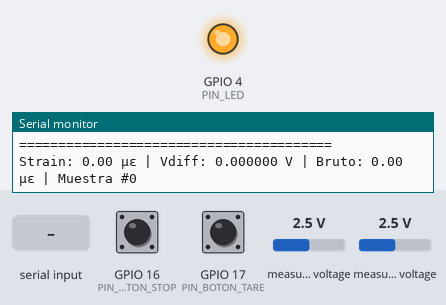
A sketch run on a simulated ESP32. Shown: output pins drawn as LEDs (lit = HIGH), the last lines printed to the serial monitor. The test bench sets the inputs (shaded band); at power-on: GPIO 16 (PIN_BOTON_STOP) HIGH, GPIO 17 (PIN_BOTON_TARE) HIGH, measured voltage 2.5 V. The local clock reads 2024-03-15 10:24:30 at power-on unless the sketch sets it; storage starts empty.

Above: at 1.2 s.
1.3 s: GPIO 16 (PIN_BOTON_STOP) pulled LOW for 0.15 s
At 2.7 s:
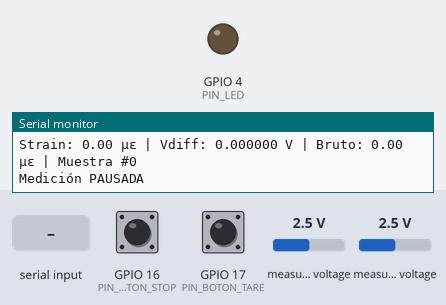
6.0 s: "s" received over Serial
At 6.8 s:
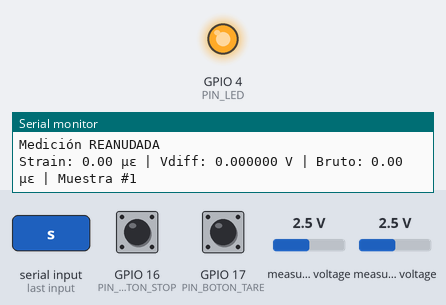
7.5 s: "S" received over Serial
At 7.9 s:
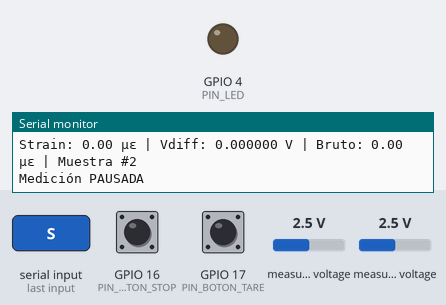
9.0 s: GPIO 16 (PIN_BOTON_STOP) pulled LOW for 1 s
At 9.7 s:
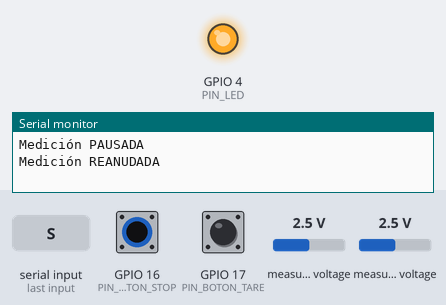
Timing chart, 0 to 12.0 s (numbered marks = the images above; inputs shaded):
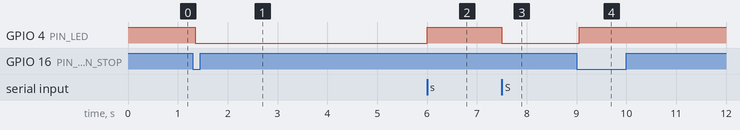

Measured:
- after the input at 1.3 s, GPIO 4 (PIN_LED): HIGH → LOW after 0.05 s
- after the input at 6.0 s, GPIO 4 (PIN_LED): LOW → HIGH at once
- after the input at 7.5 s, GPIO 4 (PIN_LED): HIGH → LOW at once
- after the input at 9.0 s, GPIO 4 (PIN_LED): LOW → HIGH after 0.05 s

The sketch:

InaFinal.ino
```cpp
// Código para conexión de un ESP32 con un adc, reloj en tiempo real y módulo de memoria
// para generar una lectura de una galga extensiométrica

// Estructura base generada por GeminiAI
// Código de lectura y guardado de microSD tomado de Wemos:
// https://github.com/wemos/D1_mini_Examples/blob/master/examples/04.Shields/Micro_SD_Shield/Datalogger/Datalogger.ino
// Correción de Errores con Deepseek.AI

#include <Wire.h>
#include <Adafruit_ADS1X15.h>
#include <RtcDS1302.h>
#include <SD.h>
#include <SPI.h>

// ================= CONFIG RTC DS1302 =================
#define DS1302_RST_PIN 14
#define DS1302_DAT_PIN 12
#define DS1302_CLK_PIN 13

// descomentar siguiente linea para configurar el reloj con fecha actual
// #define CONFIGURAR_RTC_PRIMERA_VEZ

ThreeWire myWire(DS1302_DAT_PIN, DS1302_CLK_PIN, DS1302_RST_PIN);
RtcDS1302<ThreeWire> Rtc(myWire);

// ================= CONFIG SD CARD =================
#define SD_CS 5
#define SD_SCK 18
#define SD_MISO 19
#define SD_MOSI 22
File dataFile;
String LOG_FILENAME = "/datos.csv";  // Cambiado a String para nombres dinámicos

// ================= CONFIG STRAIN =================
Adafruit_ADS1115 ads;

const float FACTOR_CAL = 433.46f;
const float V_EXC = 5.0f;

const uint8_t PIN_BOTON_STOP = 16;
const uint8_t PIN_BOTON_TARE = 17;
const uint8_t PIN_LED = 4;

bool isMeasuring = true;
bool needsTare = true;
float offsetStrain = 0.0f;

const unsigned long DEBOUNCE_MS = 50;
const unsigned long SAMPLE_INTERVAL_MS = 1000;
unsigned long lastSampleTime = 0;
unsigned long sampleCount = 0;

unsigned long lastDebounceTime = 0;
int lastButtonReading = HIGH;
unsigned long lastDebounceTimeTARE = 0;
int lastButtonReadingTARE = HIGH;

bool sd_ready = false;

// ================= PROTOTIPOS DE FUNCIONES =================
void imprimirHoraActual();
void toggleMedicion();
void realizarTare();
float medirStrain();
float medirVoltaje();
void mostrarEnSerial(float comp, float bruto, float vdiff);
void guardarEnSD(float comp, float vdiff);
void handleButtonDebounce();
void handleButtonTare();
void checkSerialCommands();
String generarNombreArchivoUnico();

void setup() {
  Serial.begin(115200);

  // Configuración de pines
  pinMode(PIN_BOTON_STOP, INPUT_PULLUP);
  pinMode(PIN_BOTON_TARE, INPUT_PULLUP);
  pinMode(PIN_LED, OUTPUT);
  digitalWrite(PIN_LED, isMeasuring ? HIGH : LOW);

  // ==== Inicialización SD Card ====
  Serial.println("Inicializando SD...");

  // Configurar SPI con los pines específicos
  SPI.begin(SD_SCK, SD_MISO, SD_MOSI, SD_CS);

  if (!SD.begin(SD_CS)) {
    Serial.println("Error al inicializar SD. No se guardarán datos.");
    sd_ready = false;
  } else {
    Serial.println("SD detectada!");
    sd_ready = true;

    // Generar un nombre de archivo único
    LOG_FILENAME = generarNombreArchivoUnico();

    if (LOG_FILENAME == "") {
      Serial.println("No se pudo crear un nombre de archivo único.");
      sd_ready = false;
    } else {
      Serial.print("Archivo de datos: ");
      Serial.println(LOG_FILENAME);

      // Crear archivo CSV con encabezados
      dataFile = SD.open(LOG_FILENAME.c_str(), FILE_WRITE);
      if (dataFile) {
        dataFile.println("TIMESTAMP,RECORD,Strain,Vstrain");
        dataFile.close();
        Serial.println("Archivo CSV creado con encabezados.");
      } else {
        Serial.println("Error al crear archivo CSV.");
        sd_ready = false;
      }
    }
  }

  // ==== I2C y ADS1115 ====

  Wire.begin(21, 23);
  if (!ads.begin(0x48)) {
    Serial.println("Error inicializando ADS1115");
    while (1) delay(1000);
  }
  ads.setGain(GAIN_SIXTEEN);
  Serial.println("ADS1115 listo");

  // ==== DS1302 RTC ====
  Serial.println("Inicializando RTC DS1302...");
  Rtc.Begin();

  if (!Rtc.IsDateTimeValid()) {
    Serial.println("RTC: Hora NO válida o pila agotada.");
    if (Rtc.GetIsWriteProtected()) {
      Serial.println("RTC: Deshabilitando protección de escritura.");
      Rtc.SetIsWriteProtected(false);
    }
  }

  #ifdef CONFIGURAR_RTC_PRIMERA_VEZ
  Rtc.SetDateTime(RtcDateTime(__DATE__, __TIME__));
  Serial.println("✓ RTC configurado con hora de compilación.");
  #endif

  imprimirHoraActual();

  Serial.println("\n========================================");
  Serial.println("  Inicialización completa. Listo para medir.");
  Serial.println("  Comandos: t=tare, s=stop/start, o=offset");
  Serial.println("========================================\n");
}

void loop() {
  handleButtonDebounce();
  handleButtonTare();
  checkSerialCommands();

  unsigned long now = millis();
  if (isMeasuring && (now - lastSampleTime >= SAMPLE_INTERVAL_MS)) {
    lastSampleTime = now;

    float bruto = medirStrain();
    float comp = bruto - offsetStrain;
    float vdiff = medirVoltaje();

    mostrarEnSerial(comp, bruto, vdiff);

    if (sd_ready) {
      guardarEnSD(comp, vdiff);
    }
  }
}

// ================= FUNCIÓN PARA GENERAR NOMBRE ÚNICO =================
String generarNombreArchivoUnico() {
  String fileName = "/datos.csv";
  int fileIndex = 1;

  while (SD.exists(fileName.c_str())) {
    fileName = "/datos" + String(fileIndex++) + ".csv";
    if (fileIndex > 99) { // Límite para evitar un bucle infinito
      Serial.println("No se pudo encontrar un nombre de archivo disponible.");
      return "";
    }
  }

  return fileName;
}

// ================= FUNCIONES DE SD CARD =================
void guardarEnSD(float comp, float vdiff) {
  if (!Rtc.IsDateTimeValid()) {
    Serial.println("No se puede guardar: RTC inválido");
    return;
  }

  RtcDateTime now = Rtc.GetDateTime();

  dataFile = SD.open(LOG_FILENAME.c_str(), FILE_APPEND);
  if (dataFile) {
    // Formato: "2/9/2025  22:06:40"
    char timestamp[30];
    snprintf(timestamp, sizeof(timestamp), "%d/%d/%04d  %02d:%02d:%02d",
             now.Day(), now.Month(), now.Year(),
             now.Hour(), now.Minute(), now.Second());

    // Escribir línea en formato CSV
    dataFile.print(timestamp);
    dataFile.print(",");
    dataFile.print(sampleCount);
    dataFile.print(",");
    dataFile.print(comp, 4);
    dataFile.print(",");
    dataFile.println(vdiff, 6);

    dataFile.close();

    // Mensaje de confirmación cada 10 muestras
    if (sampleCount % 10 == 0) {
      Serial.println("Datos guardados en SD");
    }
  } else {
    Serial.println("Error al abrir archivo para escritura");
  }
}

// ================= FUNCIONES AUXILIARES =================
void checkSerialCommands() {
  while (Serial.available()) {
    char c = Serial.read();
    if (c == 't' || c == 'T') realizarTare();
    else if (c == 's' || c == 'S') toggleMedicion();
    else if (c == 'o' || c == 'O') {
      Serial.print("Offset actual: ");
      Serial.print(offsetStrain, 4);
      Serial.println(" µε");
    } else if (c == '?') {
      Serial.println("\n===== COMANDOS DISPONIBLES =====");
      Serial.println("t: Realizar tare (calibrar a cero)");
      Serial.println("s: Start/Stop medición");
      Serial.println("o: Mostrar offset actual");
      Serial.println("?: Mostrar esta ayuda");
      Serial.println("================================\n");
    }
  }
}

void imprimirHoraActual() {
  if (!Rtc.IsDateTimeValid()) {
    Serial.println("Error obteniendo hora. RTC NO válido.");
    return;
  }
  RtcDateTime now = Rtc.GetDateTime();
  Serial.printf("Hora actual: %02d/%02d/%04d %02d:%02d:%02d\n",
                now.Day(), now.Month(), now.Year(),
                now.Hour(), now.Minute(), now.Second());
}

void handleButtonDebounce() {
  int reading = digitalRead(PIN_BOTON_STOP);
  if (reading != lastButtonReading) {
    lastDebounceTime = millis();
    lastButtonReading = reading;
  } else {
    if ((millis() - lastDebounceTime) > DEBOUNCE_MS) {
      if (reading == LOW) {
        toggleMedicion();
        while (digitalRead(PIN_BOTON_STOP) == LOW) delay(10);
      }
    }
  }
}

void handleButtonTare() {
  int reading = digitalRead(PIN_BOTON_TARE);
  if (reading != lastButtonReadingTARE) {
    lastDebounceTimeTARE = millis();
    lastButtonReadingTARE = reading;
  } else {
    if ((millis() - lastDebounceTimeTARE) > DEBOUNCE_MS) {
      if (reading == LOW) {
        realizarTare();
        while (digitalRead(PIN_BOTON_TARE) == LOW) delay(10);
      }
    }
  }
}

void toggleMedicion() {
  isMeasuring = !isMeasuring;
  digitalWrite(PIN_LED, isMeasuring ? HIGH : LOW);
  Serial.print("Medición ");
  Serial.println(isMeasuring ? "REANUDADA" : "PAUSADA");
}

void realizarTare() {
  Serial.println("⚙ Realizando TARE...");
  const int N = 40;
  float s = 0.0f;
  for (int i = 0; i < N; ++i) {
    s += medirStrain();
    delay(25);
  }
  offsetStrain = s / N;
  needsTare = false;
  Serial.print("✓ TARE completo. Offset = ");
  Serial.print(offsetStrain, 4);
  Serial.println(" µε");
}

float medirStrain() {
  int16_t raw = ads.readADC_Differential_0_1();
  float vdiff = ads.computeVolts(raw);
  float mV_per_V = (vdiff / V_EXC) * 1000.0f;
  return mV_per_V * FACTOR_CAL;
}

float medirVoltaje() {
  int16_t raw = ads.readADC_Differential_0_1();
  return ads.computeVolts(raw);
}

void mostrarEnSerial(float comp, float bruto, float vdiff) {
  Serial.print("Strain: ");
  Serial.print(comp, 2);
  Serial.print(" µε | Vdiff: ");
  Serial.print(vdiff, 6);
  Serial.print(" V | Bruto: ");
  Serial.print(bruto, 2);
  Serial.print(" µε | Muestra #");
  Serial.println(sampleCount);
  sampleCount++;
}
```
